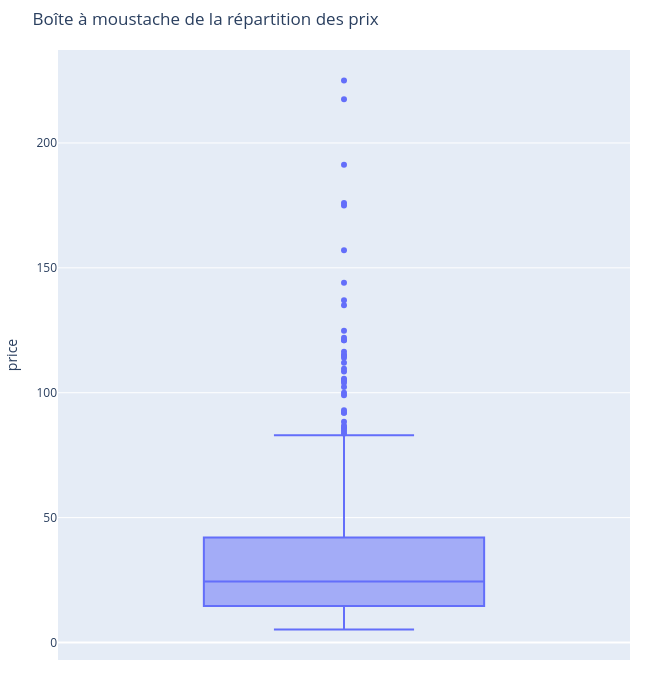

The cell this chart's notebook holds for it:
### Code cell
#Autre méthode avec plotly express
import plotly.express as px

fig = px.box(
    data_frame=df_final,
    y="price",
    title="Boîte à moustache de la répartition des prix"
)

fig.update_layout(
    width=650,
    height=700,
    margin=dict(l=20, r=20, t=50, b=40)
)

fig.show()

### Figure 1 — Plotly figure (JSON) as saved in the notebook; plotly's stock layout.template omitted (floating-point values rounded to 4 significant figures; data arrays with more than 128 entries replaced by an {"elided": "..."} marker saying what was removed)
{"data": [{"alignmentgroup": "True", "hovertemplate": "price=%{y}<extra></extra>", "legendgroup": "", "marker": {"color": "#636efa"}, "name": "", "notched": false, "offsetgroup": "", "orientation": "v", "showlegend": false, "type": "box", "x0": " ", "xaxis": "x", "y": {"elided": "825 float values"}, "y0": " ", "yaxis": "y"}], "layout": {"boxmode": "group", "height": 700, "legend": {"tracegroupgap": 0}, "margin": {"b": 40, "l": 20, "r": 20, "t": 50}, "title": {"text": "Boîte à moustache de la répartition des prix"}, "width": 650, "xaxis": {"anchor": "y", "domain": [0.0, 1.0]}, "yaxis": {"anchor": "x", "domain": [0.0, 1.0], "title": {"text": "price"}}}}
